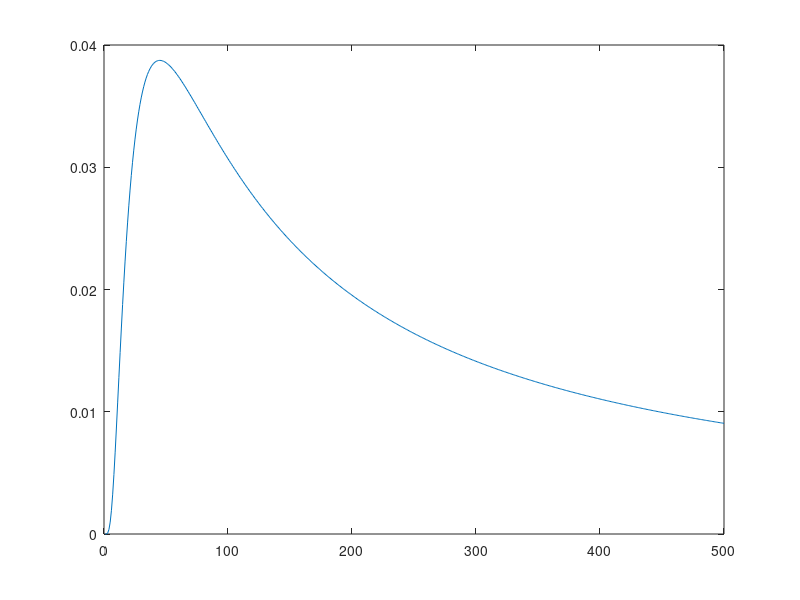

MATLAB code to generate this figure: (Note: this script raises an error after producing the figure.)

attenuation = zeros(1,500);
for capRatio = 1:500
    attenuation(capRatio) = 1/(1+.2*capRatio)*(.2*capRatio/(1+.2*capRatio))^9;
end

plot(attenuation);
plot_paper
xlabel("Ratio of C_1/C_2")
ylabel("Attenuation factor")
title("Attenuation of V_{in}[1] during 10 accumulations")